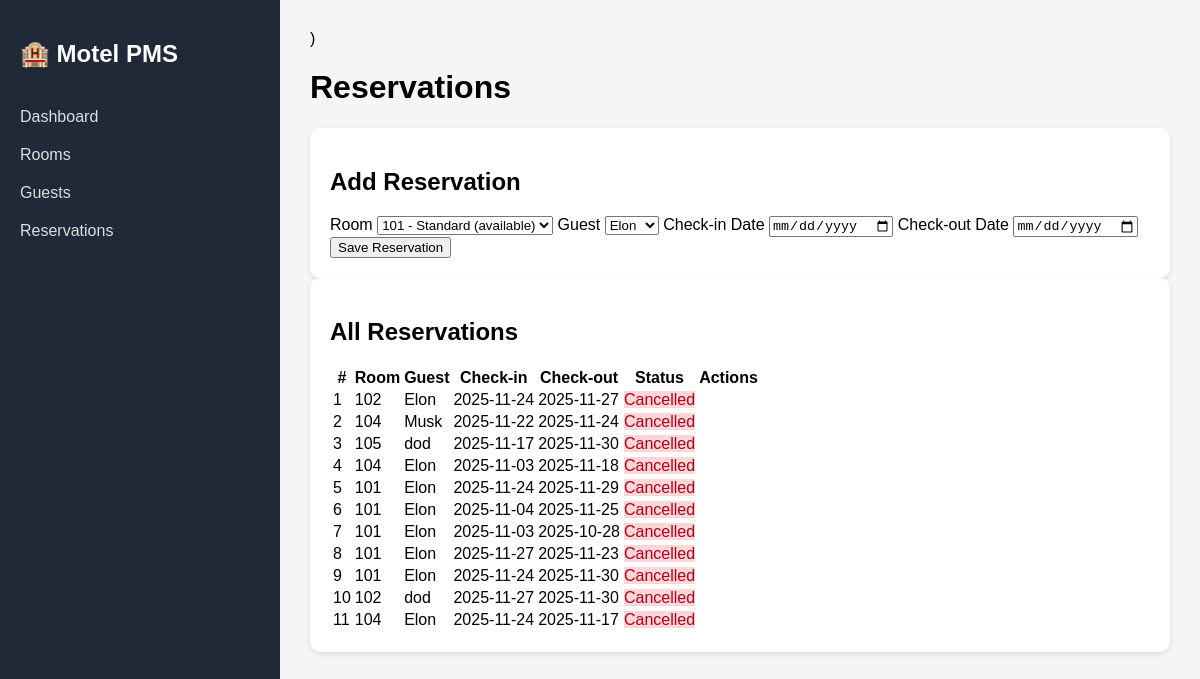
The app's page /reservations, older data.
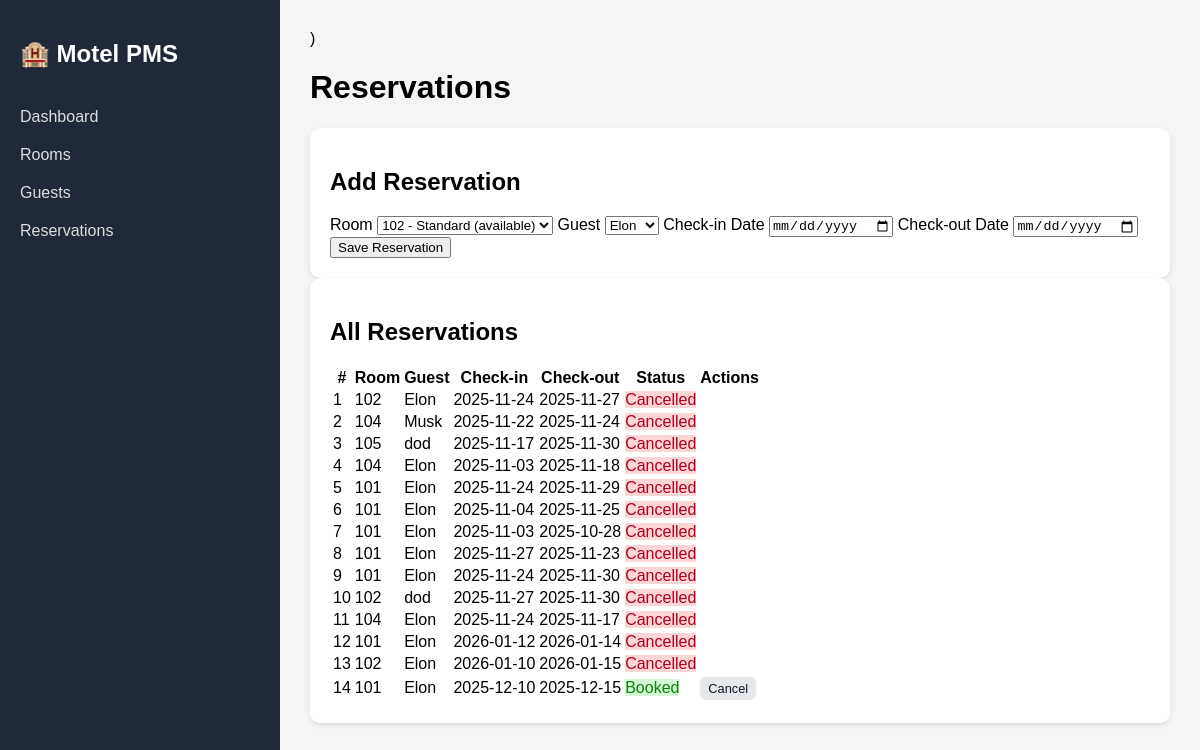
The same page, newer data.
### app/models.py (models this page shows)
class Reservation(Base):
    __tablename__ = "reservations"
    id = Column(Integer, primary_key=True, index=True)
    guest_id = Column(Integer, ForeignKey("guests.id"))
    room_id = Column(Integer, ForeignKey("rooms.id"))
    check_in = Column(Date)
    check_out = Column(Date)
    notes = Column(String, nullable=True)
    status = Column(String, default="booked")
    guest = relationship("Guest")
    room = relationship("Room")

class Room(Base):
    __tablename__ = "rooms"
    id = Column(Integer, primary_key=True, index=True)
    number = Column(String, unique=True, index=True)
    room_type = Column(String)
    status = Column(String, default="available")

class Guest(Base):
    __tablename__ = "guests"
    id = Column(Integer, primary_key=True, index=True)
    name = Column(String, nullable=False)
    phone = Column(String, nullable=False)
    email = Column(String, nullable=True)
    id_proof = Column(String, nullable=True)
    address = Column(String, nullable=True)

### app/main.py (the view)
@app.get("/reservations", response_class=HTMLResponse)
def reservations_page(request: Request, db: Session = Depends(get_db)):
    rooms = (
        db.query(models.Room)
        .filter(models.Room.status == "available")  # only available rooms
        .all()
    )
    guests = db.query(models.Guest).all()
    reservations = (
        db.query(models.Reservation)
        .options(
            joinedload(models.Reservation.room),
            joinedload(models.Reservation.guest),
        )
        .all()
    )
    return templates.TemplateResponse(
        "reservations.html",
        {
            "request": request,
            "rooms": rooms,
            "guests": guests,
            "reservations": reservations,
        },
    )

### app/templates/reservations.html (shortened to what this page needs)
{% extends "base.html" %}
({% block content %}
)
<h1>Reservations</h1>
<div class="grid">
    <div class="card">
        <h2>Add Reservation</h2>
        <form method="POST" action="/reservations">
            <label>Room</label>
            <select name="room_id" required>
                {% for r in rooms %}
                <option value="{{ r.id }}" class="room-option room-{{ r.status }}">
                    {{ r.number }} - {{ r.room_type }} ({{ r.status }})
                </option>
                {% endfor %}
            </select>
            <label>Guest</label>
            <select name="guest_id" required>
                {% for g in guests %}
                <option value="{{ g.id }}">{{ g.name }}</option>
                {% endfor %}
            </select>
            <label>Check-in Date</label>
            <input type="date" name="check_in" required>
            <label>Check-out Date</label>
            <input type="date" name="check_out" required>
            <button class="btn">Save Reservation</button>
        </form>
    </div>
    <div class="card">
        <h2>All Reservations</h2>
        {% if reservations %}
        <table>
            <tr>
                <th>#</th>
                <th>Room</th>
                <th>Guest</th>
                <th>Check-in</th>
                <th>Check-out</th>
                <th>Status</th>
                <th>Actions</th>
            </tr>
            {% for r in reservations %}
            <tr>
                <td>{{ loop.index }}</td>
                <td>{{ r.room.number }}</td>
                <td>{{ r.guest.name }}</td>
                <td>{{ r.check_in }}</td>
                <td>{{ r.check_out }}</td>
                <td>
                    {% if r.status|lower == 'booked' %}
                    <span class="status-badge booked">Booked</span>
                    {% elif r.status|lower == 'cancelled' %}
                    <span class="status-badge cancelled">Cancelled</span>
                    {% elif r.status|lower == 'checked_out' %}
                    <span class="status-badge checked-out">Checked-out</span>
                    {% else %}
                    <span class="status-badge">{{ r.status }}</span>
                    {% endif %}
                </td>
                <td>
                    {% if r.status|lower == 'booked' %}
                    <form method="post" action="/reservations/{{ r.id }}/cancel" style="display:inline;">
                        <button type="submit" class="btn-secondary btn-small">Cancel</button>
                    </form>
                    {% endif %}
                </td>
            </tr>
            {% endfor %}
        </table>
        {% else %}
        <p>No reservations yet.</p>
        {% endif %}
    </div>
</div>
{% endblock %}

### app/templates/base.html (shortened to what this page needs)
<!DOCTYPE html>
<html lang="en">
<head>
    <link rel="stylesheet" href="/static/css/styles.css">
</head>
<body>
    <div class="layout">
        <aside class="sidebar">
            <h2 class="logo">🏨 Motel PMS</h2>
            <nav>
                <a href="/">Dashboard</a>
                <a href="/rooms">Rooms</a>
                <a href="/guests">Guests</a>
                <a href="/reservations">Reservations</a>
            </nav>
        </aside>
        <main class="content">
            {% block content %}{% endblock %}
        </main>
    </div>
</body>
</html>

### app/static/css/styles.css (style rules this page uses)
body { margin: 0; font-family: Arial, sans-serif; background: #f5f5f5; }
.layout { display: flex; height: 100vh; }
.sidebar { width: 240px; background: #1f2937; color: #fff; padding: 20px; }
.sidebar .logo { font-size: 24px; margin-bottom: 30px; }
.sidebar nav a { display: block; color: #ddd; text-decoration: none; padding: 10px 0; }
.content { flex: 1; padding: 30px; }
.card { background: white; padding: 20px; border-radius: 10px; box-shadow: 0 2px 5px rgba(0, 0, 0, 0.1); }
.status-badge.booked { background-color: #d4f8d4; color: #0f7f0f; }
.status-badge.cancelled { background-color: #ffd6d6; color: #b00020; }
.btn-secondary { background: #e5e7eb; color: #111827; border: none; border-radius: 6px; padding: 6px 10px; font-size: 0.85rem; cursor: pointer; }
.btn-small { padding: 4px 8px; font-size: 0.8rem; }

Row changes from the older to the newer data that the page shows:
added Reservation: room.number "101", guest.name "Elon", check_in "2026-01-12", check_out "2026-01-14", status "Cancelled"
added Reservation: room.number "102", guest.name "Elon", check_in "2026-01-10", check_out "2026-01-15", status "Cancelled"
added Reservation: room.number "101", guest.name "Elon", check_in "2025-12-10", check_out "2025-12-15", status "Booked"
Text that changed along with them:
form field room_id: "101 - Standard (available)" → "102 - Standard (available)"
